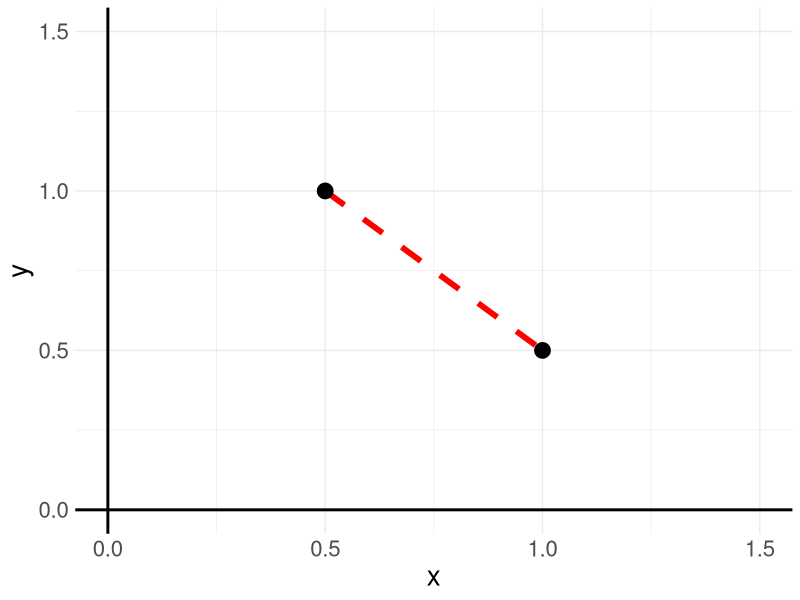

This figure's R source:
library(tidyverse)

df = data.frame(x = c(0.5, 1), y = c(1, 0.5))
ggplot(df, aes(x, y)) +
  geom_line(color = 'red', linetype = 'dashed', size = 2) + 
  geom_point(size = 5) + 
  ylim(0, 1.5) + 
  xlim(0, 1.5) +
  theme_minimal() +
  geom_vline(xintercept = 0, size = 1) +
  geom_hline(yintercept = 0, size = 1) +
  theme(text = element_text(size = 20))
